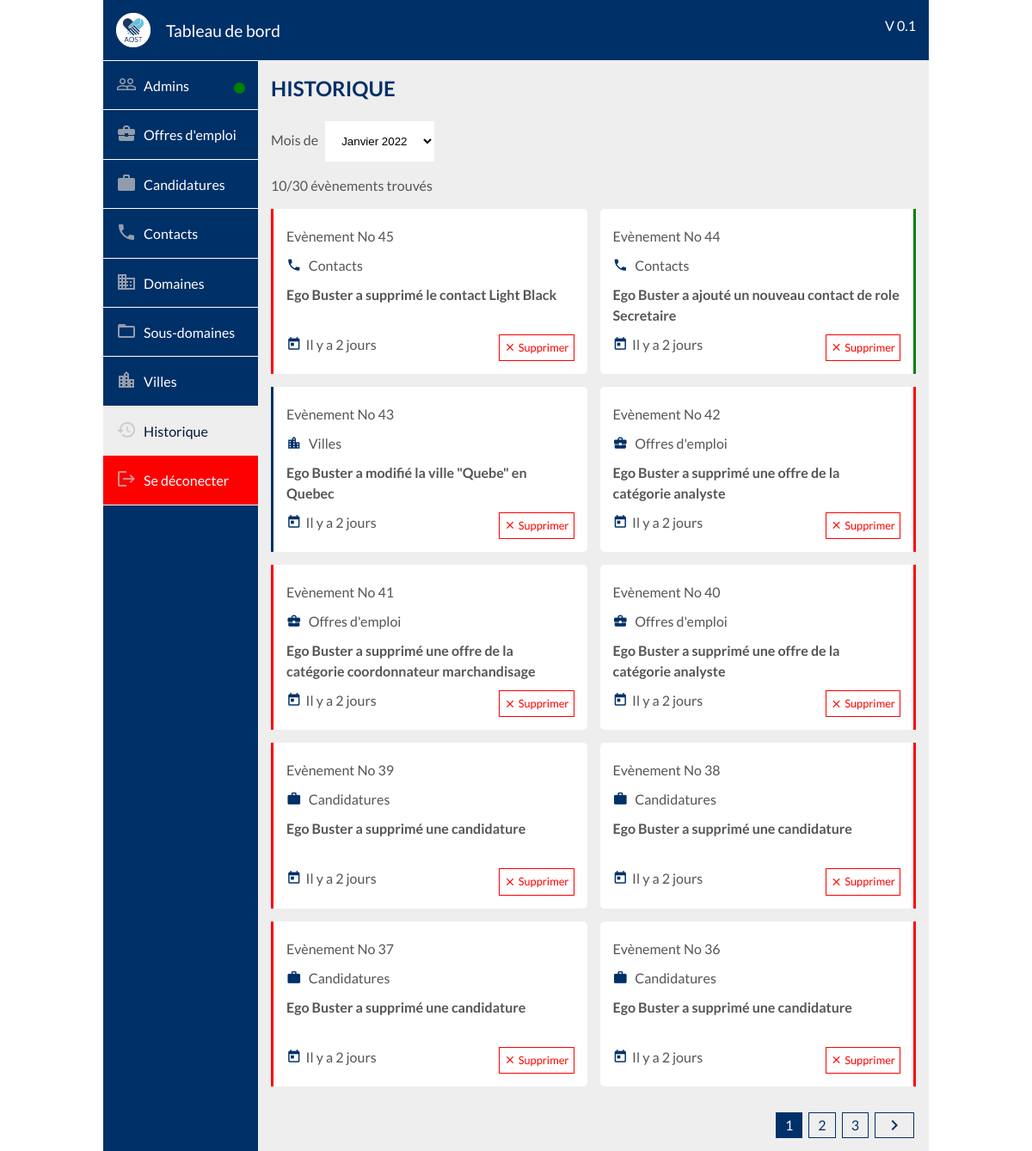
Before: /dashboard/history/index.php (signed in) with the older database file.
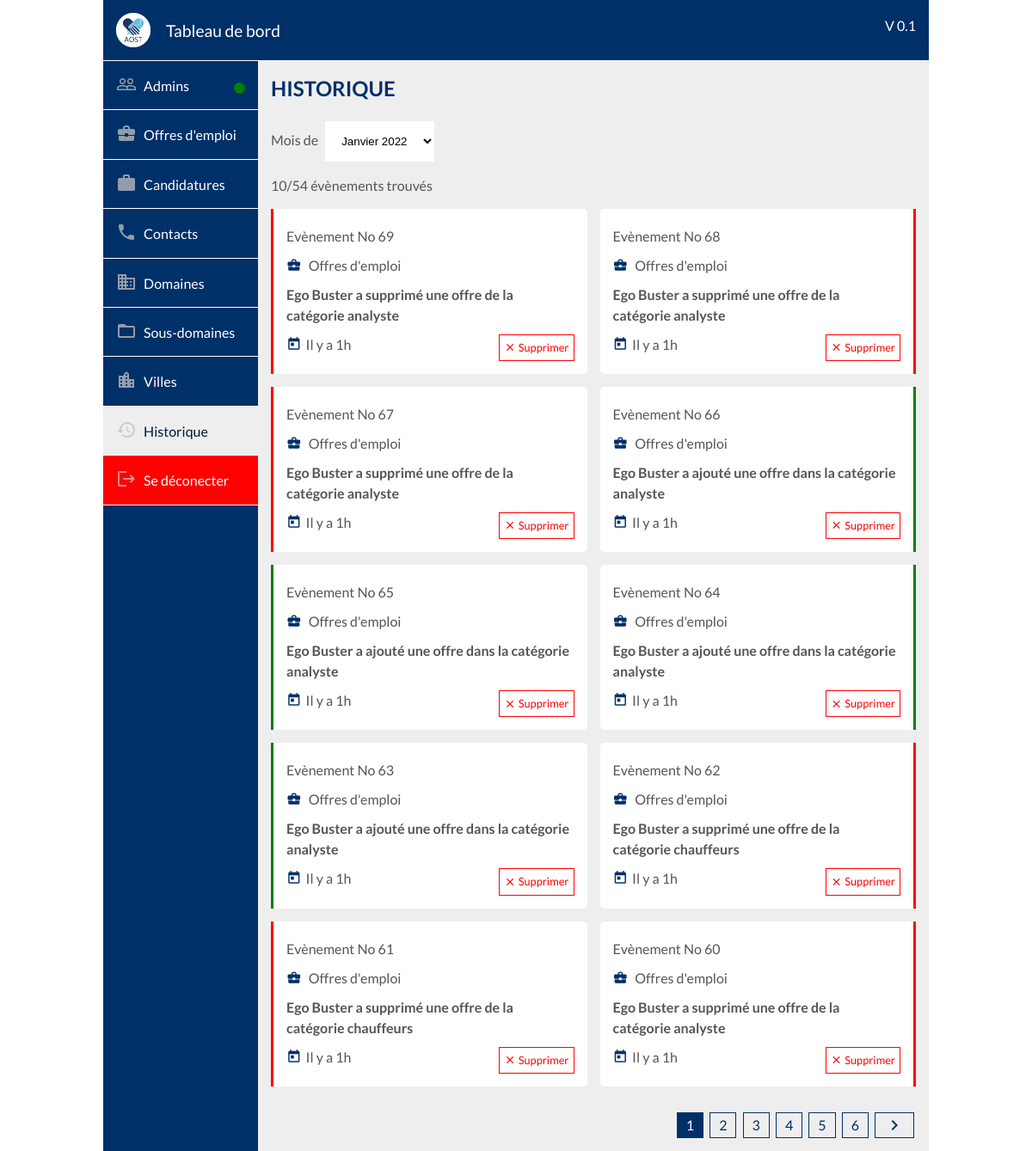
After: the same page with the newer database file.
### tables this page shows
CREATE TABLE IF NOT EXISTS `history` (
  `id` bigint(20) NOT NULL AUTO_INCREMENT,
  `id_admin` bigint(20) NOT NULL COMMENT 'id de l''administrateur qui a effectué l''action',
  `id_target` bigint(20) NOT NULL COMMENT 'id de l''objet (client, entreprise, offre, candidature, contact) concerné',
  `action` varchar(50) NOT NULL COMMENT 'type d''action effectuée (bloquer compte, suppression offre, ajout contact etc...)',
  `description` longtext NOT NULL COMMENT 'texte à afficher (ex: Donald a supprimé une offre)',
  `added_at` datetime NOT NULL DEFAULT CURRENT_TIMESTAMP,
  PRIMARY KEY (`id`),
  KEY `id_admin` (`id_admin`)
);

### outils/php/Session.class.php (called while the page is built, shortened)
<?php
  class Session
  {
    private $role_1;
    function __construct($currentPage = "home", $currentSubPage = "", $currentDomain = "", $role_1 = "super", $role_2 = "moderateur")
    {
      $this->role_1 = $role_1;
    }
    public function getRole_1(){
      return $this->role_1;
    }
    public function presentationPage($title, $img){ ?>
    <?php }
  }
?>

### dashboard/history/index.php (called while the page is built)
<?php include("../outils/php/redirection.php");
	redirection("Historique", _DASHBOARD_PHP_PATH."history/history.php", "history", "", _DASHBOARD_PATH."history/history.css", _DASHBOARD_PATH."history/history.js");
?>

### class/History.class.php (called while the page is built, shortened)
<?php
class History
{
    private $_id;
    private $_action;
    private $_description;
    private $_added_at;
    public function __construct(array $data){
        foreach ($data as $key => $value) {
            $method='set'.ucfirst($key);
        }
    }
    public function setId($id){
        $this->_id=intval($id);
    }
    public function getId(){
        return $this->_id;
    }
    public function setAction($action){
        $this->_action=htmlentities(strval($action));
    }
    public function getAction(){
        return $this->_action;
    }
    public function setDescription($description){
        $this->_description=htmlentities(strval($description));
    }
    public function getDescription(){
        return $this->_description;
    }
    public function setAdded_at($added_at){
        $this->_added_at=htmlentities(strval($added_at));
    }
    public function getAdded_at(){
        return $this->_added_at;
    }
public function getHistorysByMonth($month){
    include(_APP_PATH."bd/server-connect.php");
    $query=$db->prepare("SELECT * FROM history WHERE added_at LIKE '%$month%'");
    $history=[];
    if($query->execute()){
        while($data=$query->fetch()){
            $history[]=new History($data);
        }
        return $history;
    }else{
        return false;
    }
}
public function getHistorysByMonthLimit($month, $start){
    include(_APP_PATH."bd/server-connect.php");
    $start=intval($start);
    $end=10;
    $query=$db->prepare("SELECT * FROM history WHERE added_at LIKE '%$month%' ORDER BY added_at DESC LIMIT $start,$end");
    $history=[];
    if($query->execute()){
        while($data=$query->fetch()){
            $history[]=new History($data);
        }
        return $history;
    }else{
        return false;
    }
}
}
?>

### outils/php/functions.php (called while the page is built, shortened)
<?php
$tab_month=array("Janvier","Février","Mars","Avril","Mai","Juin","Juillet","Aougt","Septembre","Octobre","Novembre","Décembre");
function get_elapsed_time($datetime){
	global $tab_month;
	$date_convert_in_seconde = strtotime($datetime);
	if(date('Ymd', $date_convert_in_seconde) == date('Ymd')){
		$diff = time()-$date_convert_in_seconde;
		if($diff < 60){
			return "Il y a ".$diff." secondes";
		}else if($diff < 3600){
			return "Il y a ".floor($diff/60)." min";
		}else if($diff < 86400){
			return "Il y a ".floor($diff/3600)."h";
		}
	}else if(date('Ymd', $date_convert_in_seconde) == date('Ymd', strtotime('- 1 DAY'))){
		return "Hier";
	}else if(date('Ymd', $date_convert_in_seconde) == date('Ymd', strtotime('- 2 DAY'))){
		return "Il y a 2 jours";
	}else if(date('Ymd', $date_convert_in_seconde) == date('Ymd', strtotime('- 3 DAY'))){
		return "Il y a 3 jours";
	}else if(date('Ymd', $date_convert_in_seconde) == date('Ymd', strtotime('- 4 DAY'))){
		return "Il y a 4 jours";
	}else if(date('Ymd', $date_convert_in_seconde) == date('Ymd', strtotime('- 5 DAY'))){
		return "Il y a 5 jours";
	}else if(date('Ymd', $date_convert_in_seconde) == date('Ymd', strtotime('- 6 DAY'))){
		return "Il y a 6 jours";
	}else if(date('YW', $date_convert_in_seconde) == date('YW', strtotime('- 1 WEEK'))){
		return "Il y a 1 semaine";
	}else if(date('YW', $date_convert_in_seconde) == date('YW', strtotime('- 2 WEEK'))){
		return "Il y a 2 semaines";
	}else if(date('YW', $date_convert_in_seconde) == date('YW', strtotime('- 3 WEEK'))){
		return "Il y a 3 semaines";
	}else if(date('YW', $date_convert_in_seconde) == date('YW', strtotime('- 4 WEEK'))){
		return "Il y a 4 semaines";
	}else if(date('Ym', $date_convert_in_seconde) == date('Ym', strtotime('- 1 MONTH'))){
		return "Il y a 1 mois";
	}else if(date('Ym', $date_convert_in_seconde) == date('Ym', strtotime('- 2 MONTH'))){
		return "Il y a 2 mois";
	}else if(date('Ym', $date_convert_in_seconde) == date('Ym', strtotime('- 3 MONTH'))){
		return "Il y a 3 mois";
	}else if(date('Ym', $date_convert_in_seconde) == date('Ym', strtotime('- 4 MONTH'))){
		return "Il y a 4 mois";
	}else if(date('Ym', $date_convert_in_seconde) == date('Ym', strtotime('- 5 MONTH'))){
		return "Il y a 5 mois";
	}else if(date('Ym', $date_convert_in_seconde) == date('Ym', strtotime('- 6 MONTH'))){
		return "Il y a 6 mois";
	}else if(date('Ym', $date_convert_in_seconde) == date('Ym', strtotime('- 7 MONTH'))){
		return "Il y a 7 mois";
	}else if(date('Ym', $date_convert_in_seconde) == date('Ym', strtotime('- 8 MONTH'))){
		return "Il y a 8 mois";
	}else if(date('Ym', $date_convert_in_seconde) == date('Ym', strtotime('- 9 MONTH'))){
		return "Il y a 9 mois";
	}else if(date('Ym', $date_convert_in_seconde) == date('Ym', strtotime('- 10 MONTH'))){
		return "Il y a 10 mois";
	}else if(date('Ym', $date_convert_in_seconde) == date('Ym', strtotime('- 11 MONTH'))){
		return "Il y a 11 mois";
	}else if(date('Y', $date_convert_in_seconde) == date('Y', strtotime('- 1 YEAR'))){
		return "Il y a 1 an";
	}else if(date('Y', $date_convert_in_seconde) == date('Y', strtotime('- 2 YEAR'))){
		return "Il y a 2 ans";
	}else if(date('Y', $date_convert_in_seconde) == date('Y', strtotime('- 3 YEAR'))){
		return "Il y a 3 ans";
	}else if(date('Y', $date_convert_in_seconde) == date('Y', strtotime('- 4 YEAR'))){
		return "Il y a 4 ans";
	}else if(date('Y', $date_convert_in_seconde) == date('Y', strtotime('- 5 YEAR'))){
		return "Il y a 5 ans";
	}else if(date('Y', $date_convert_in_seconde) == date('Y', strtotime('- 6 YEAR'))){
		return "Il y a 6 ans";
	}else if(date('Y', $date_convert_in_seconde) == date('Y', strtotime('- 7 YEAR'))){
		return "Il y a 7 ans";
	}else if(date('Y', $date_convert_in_seconde) == date('Y', strtotime('- 8 YEAR'))){
		return "Il y a 8 ans";
	}else if(date('Y', $date_convert_in_seconde) == date('Y', strtotime('- 9 YEAR'))){
		return "Il y a 9 ans";
	}else if(date('Y', $date_convert_in_seconde) == date('Y', strtotime('- 10 YEAR'))){
		return "Il y a 10 ans";
	}else if(date('Y', $date_convert_in_seconde) == date('Y', strtotime('- 11 YEAR'))){
		return "Il y a 11 ans";
	}else if(date('Y', $date_convert_in_seconde) == date('Y', strtotime('- 12 YEAR'))){
		return "Il y a 12 ans";
	}else if(date('Y', $date_convert_in_seconde) == date('Y', strtotime('- 13 YEAR'))){
		return "Il y a 13 ans";
	}else if(date('Y', $date_convert_in_seconde) == date('Y', strtotime('- 14 YEAR'))){
		return "Il y a 14 ans";
	}else if(date('Y', $date_convert_in_seconde) == date('Y', strtotime('- 15 YEAR'))){
		return "Il y a 15 ans";
	}else if(date('Y', $date_convert_in_seconde) == date('Y', strtotime('- 16 YEAR'))){
		return "Il y a 16 ans";
	}else if(date('Y', $date_convert_in_seconde) == date('Y', strtotime('- 17 YEAR'))){
		return "Il y a 17 ans";
	}else if(date('Y', $date_convert_in_seconde) == date('Y', strtotime('- 18 YEAR'))){
		return "Il y a 18 ans";
	}else if(date('Y', $date_convert_in_seconde) == date('Y', strtotime('- 19 YEAR'))){
		return "Il y a 19 ans";
	}else if(date('Y', $date_convert_in_seconde) == date('Y', strtotime('- 20 YEAR'))){
		return "Il y a 20 ans";
	}else if(date('Y', $date_convert_in_seconde) < date('Y', strtotime('- 20 YEAR'))){
		return "Il y a plus de 20 ans";
	}else{
		$mois=date('m',$date_convert_in_seconde);
		$mois=$tab_month[$mois-1];
		return 'depuis le '.date('d', $date_convert_in_seconde)." ".$mois;
	}
}
?>

### dashboard/history/history.php (the view, shortened to what the changed rows need)
<h2 class="margin-top-none" style="display: inline-block">Historique</h2>
<p class="margin-top-none">
  Mois de
  <select class="item_inline_input" name="" id="month">
    <?php
      $month = isset($_GET["month"]) ? $_GET["month"] : date("Y-m", strtotime("TODAY"));
    ?>
  </select>
</p>
<?php
  $histories_count = $history->getHistorysByMonth($month);
?>
<?php
$actuParPage= 10;
$nombreDePages=ceil(count($histories_count)/$actuParPage);
if(isset($_GET['page']))
{
   $pageActuelle=intval($_GET['page']);
   if($pageActuelle>$nombreDePages)
   {
        $pageActuelle=$nombreDePages;
   }
}
else
{
   $pageActuelle=1;
}
$premiereEntree=($pageActuelle-1)*$actuParPage;
$histories = $history->getHistorysByMonthLimit($month, $premiereEntree);
?>
<span class="stat" style="display: block">
  <?php
  if(count($histories_count) > 1){
    $txt = count($histories_count) > $actuParPage ? (count($histories)+$actuParPage*($pageActuelle-1))."/".count($histories_count) : count($histories_count);
    echo $txt." évènements trouvés";
  }else {
    if(count($histories_count) > 0){
      echo "Un évènement trouvé";
    }else {
      echo "Aucun évènement trouvé";
    }
  }
  ?>
</span>
<div class="suggest_container">
<?php
  foreach ($histories as $history) {
    $color= "";
    if(preg_match("/add/i", $history->getAction())){
      $color = "var(--color-success)";
    }
    elseif(preg_match("/delete/i", $history->getAction())){
      $color = "var(--color-danger)";
    }
    else{
      $color = "var(--color-primary)";
    }
    $icon="";
    if(preg_match("/admin/i", $history->getAction())){
      $icon = '<i class="material-icons vertical-align-bottom  margin-right-5 background-primary">people_outline</i> Admins';
    }
    elseif(preg_match("/password/i", $history->getAction())){
      $icon = '<i class="material-icons vertical-align-bottom background-primary">people_outline</i> <i class="material-icons vertical-align-bottom background-primary">arrow_forward</i> <i class="material-icons vertical-align-bottom margin-right-5 background-primary">lock_outline</i> Admins';
    }
    elseif(preg_match("/offer/i", $history->getAction())){
      $icon = '<i class="material-icons vertical-align-bottom  margin-right-5 background-primary">business_center</i> Offres d\'emploi';
    }
    elseif(preg_match("/candidacy/i", $history->getAction())){
      $icon = '<i class="material-icons vertical-align-bottom  margin-right-5 background-primary">work</i> Candidatures';
    }
    elseif(preg_match("/\bdomain/i", $history->getAction())){
      $icon = '<i class="material-icons vertical-align-bottom  margin-right-5 background-primary">domain</i> Domaines';
    }
    elseif(preg_match("/subdomain/i", $history->getAction())){
      $icon = '<i class="material-icons vertical-align-bottom  margin-right-5 background-primary">folder_open</i> Sous-domaines';
    }
    elseif(preg_match("/city/i", $history->getAction())){
      $icon = '<i class="material-icons vertical-align-bottom  margin-right-5 background-primary">location_city</i> Villes';
    }
    elseif(preg_match("/contact/i", $history->getAction())){
      $icon = '<i class="material-icons vertical-align-bottom  margin-right-5 background-primary">phone</i> Contacts';
    }
    elseif(preg_match("/history/i", $history->getAction())){
      $icon = '<i class="material-icons vertical-align-bottom  margin-right-5 background-primary">history</i> Historique';
    }
    else{
      $icon = "";
    }
?>
  <div class="suggest_block" style="border-color : <?php echo $color; ?>;">
    <div class="suggest_row">
      <span class="suggest_col">Evènement No <?php echo $history->getId(); ?></span>
    </div>
    <div class="suggest_row">
      <span class="suggest_col"><?php echo $icon; ?></span>
    </div>
    <div class="suggest_row">
      <span class=""  style="max-width: 100%; min-height: 3em; display: inline-block;font-weight:bold" title="<?php echo ucfirst(htmlspecialchars_decode($history->getDescription())); ?>"> <?php echo ucfirst(htmlspecialchars_decode($history->getDescription())); ?></span>
    </div>
    <div class="suggest_row">
      <span class="suggest_col"><i class="material-icons vertical-align-bottom margin-right-5 background-primary">today</i><?php echo get_elapsed_time($history->getAdded_at()); ?></span>
      <?php if($_SESSION["role"] == $session->getRole_1()){ ?>
      <span class="btnDelete float-right" id="btnDelete<?php echo $history->getId(); ?>" title="Supprimer">
        <i class="material-icons vertical-align-bottom">close</i>
        Supprimer
      </span>
      <?php } ?>
    </div>
  </div>
<?php } ?>
</div>
<div class="" style="width:100%; text-align: right">
<?php if($nombreDePages > 1){ ?>
<div class="breadcrumb-block">
  <div class="breadcrumb-contain">
    <?php if($pageActuelle >  1){ ?>
      <a class="breadcrumb-item" href="<?php echo _DASHBOARD_PATH."history/m/".$month; ?>/p/<?php echo $pageActuelle - 1; ?>" title="précédant"><i class="material-icons vertical-align-bottom"> chevron_left </i></a>
    <?php }for($i = 1; $i < $nombreDePages+1; $i++){
      if($i == $pageActuelle){ ?>
      <span class="breadcrumb-item breadcrumb-item-active"><?php echo $i; ?></span>
    <?php  }else{ ?>
      <a class="breadcrumb-item" href="<?php echo _DASHBOARD_PATH."history/m/".$month."/p/".$i; ?>"><?php echo $i; ?></a>
    <?php }}if($pageActuelle <= $nombreDePages - 1){ ?>
      <a class="breadcrumb-item" href="<?php echo _DASHBOARD_PATH."history/m/".$month; ?>/p/<?php echo $pageActuelle + 1; ?>" title="suivant"><i class="material-icons vertical-align-bottom"> chevron_right </i></a>
    <?php } ?>
  </div>
</div>
<?php } ?>
</div>

Changed rows visible on the page:
no longer on this page (row unchanged): history: id "45", action "delete contact" (drawn), description "Ego Buster a supprimé le contact Light Black", added_at "Il y a 2 jours"
no longer on this page (row unchanged): history: id "44", action "add contact" (drawn), description "Ego Buster a ajouté un nouveau contact de role Secretaire", added_at "Il y a 2 jours"
no longer on this page (row unchanged): history: id "43", action "edit city" (drawn), description "Ego Buster a modifié la ville \"Quebe\" en Quebec", added_at "Il y a 2 jours"
no longer on this page (row unchanged): history: id "42", action "delete offer" (drawn), description "Ego Buster a supprimé une offre de la catégorie analyste", added_at "Il y a 2 jours"
no longer on this page (row unchanged): history: id "41", action "delete offer" (drawn), description "Ego Buster a supprimé une offre de la catégorie coordonnateur marchandisage", added_at "Il y a 2 jours"
no longer on this page (row unchanged): history: id "40", action "delete offer" (drawn), description "Ego Buster a supprimé une offre de la catégorie analyste", added_at "Il y a 2 jours"
no longer on this page (row unchanged): history: id "39", action "delete candidacy" (drawn), description "Ego Buster a supprimé une candidature", added_at "Il y a 2 jours"
no longer on this page (row unchanged): history: id "38", action "delete candidacy" (drawn), description "Ego Buster a supprimé une candidature", added_at "Il y a 2 jours"
no longer on this page (row unchanged): history: id "37", action "delete candidacy" (drawn), description "Ego Buster a supprimé une candidature", added_at "Il y a 2 jours"
no longer on this page (row unchanged): history: id "36", action "delete candidacy" (drawn), description "Ego Buster a supprimé une candidature", added_at "Il y a 2 jours"
added history: id "69", action "delete offer" (drawn), description "Ego Buster a supprimé une offre de la catégorie analyste", added_at "Il y a 1h"
added history: id "68", action "delete offer" (drawn), description "Ego Buster a supprimé une offre de la catégorie analyste", added_at "Il y a 1h"
added history: id "67", action "delete offer" (drawn), description "Ego Buster a supprimé une offre de la catégorie analyste", added_at "Il y a 1h"
added history: id "66", action "add offer" (drawn), description "Ego Buster a ajouté une offre dans la catégorie analyste", added_at "Il y a 1h"
added history: id "65", action "add offer" (drawn), description "Ego Buster a ajouté une offre dans la catégorie analyste", added_at "Il y a 1h"
added history: id "64", action "add offer" (drawn), description "Ego Buster a ajouté une offre dans la catégorie analyste", added_at "Il y a 1h"
added history: id "63", action "add offer" (drawn), description "Ego Buster a ajouté une offre dans la catégorie analyste", added_at "Il y a 1h"
added history: id "62", action "delete offer" (drawn), description "Ego Buster a supprimé une offre de la catégorie chauffeurs", added_at "Il y a 1h"
added history: id "61", action "delete offer" (drawn), description "Ego Buster a supprimé une offre de la catégorie chauffeurs", added_at "Il y a 1h"
added history: id "60", action "delete offer" (drawn), description "Ego Buster a supprimé une offre de la catégorie analyste", added_at "Il y a 1h"
Other visible differences:
$txt: "10/30" → "10/54"
new list line: "4"
new list line: "5"
new list line: "6"
